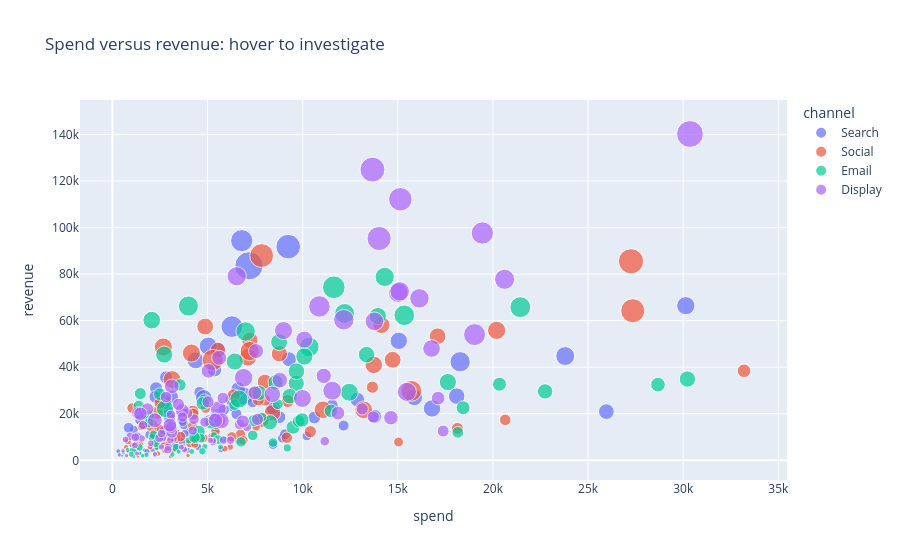

The code cell stored with this chart in its notebook:
### Markdown cell above
**Interpretation and reasoning**

The middle line is the median, the box spans the middle 50%, and default whiskers extend to observations within the 1.5-interquartile-range rule. Points beyond are observations to inspect, not automatically invalid records. The y-axis contains conversion counts, not conversion percentages. A channel may have larger counts because it received more spend or traffic. A taller box therefore does not by itself prove greater efficiency; also compare selected sample sizes.

### Step 18 - Inspect individual spend and revenue observations

**Question:** Which observations combine meaningful outcome volume with strong attributed revenue?

### Code cell
# Each point remains one selected source observation; no grouping is applied.
fig = px.scatter(
    filtered, x="spend", y="revenue", color="channel", size="conversions",
    hover_data=["campaign", "date"],
    title="Spend versus revenue: hover to investigate",
)
# Render this figure directly in the notebook output.
display(fig)
